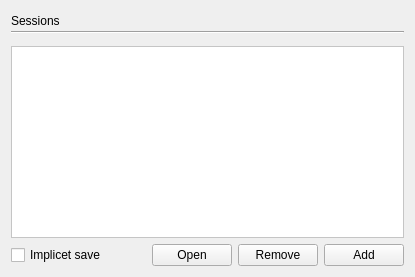
     <widget class="QWidget" name="tab_8">
      <attribute name="title">
       <string>Sessions</string>
      </attribute>
      <layout class="QGridLayout" name="gridLayout_11">
       <item row="0" column="0">
        <layout class="QVBoxLayout" name="verticalLayout_15">
         <item>
          <layout class="QVBoxLayout" name="verticalLayout_16">
           <property name="spacing">
            <number>0</number>
           </property>
           <property name="bottomMargin">
            <number>6</number>
           </property>
           <item>
            <layout class="QHBoxLayout" name="horizontalLayout_17">
             <property name="spacing">
              <number>0</number>
             </property>
             <item>
              <widget class="QLabel" name="label_9">
               <property name="text">
                <string>Sessions</string>
               </property>
              </widget>
             </item>
             <item>
              <spacer name="horizontalSpacer_13">
               <property name="orientation">
                <enum>Qt::Horizontal</enum>
               </property>
               <property name="sizeHint" stdset="0">
                <size>
                 <width>40</width>
                 <height>20</height>
                </size>
               </property>
              </spacer>
             </item>
            </layout>
           </item>
           <item>
            <widget class="Line" name="line_8">
             <property name="sizePolicy">
              <sizepolicy hsizetype="Expanding" vsizetype="Fixed">
               <horstretch>0</horstretch>
               <verstretch>0</verstretch>
              </sizepolicy>
             </property>
             <property name="minimumSize">
              <size>
               <width>40</width>
               <height>0</height>
              </size>
             </property>
             <property name="maximumSize">
              <size>
               <width>600</width>
               <height>16777215</height>
              </size>
             </property>
             <property name="orientation">
              <enum>Qt::Horizontal</enum>
             </property>
            </widget>
           </item>
          </layout>
         </item>
         <item>
          <widget class="QListWidget" name="listWidgetSessions">
           <property name="styleSheet">
            <string notr="true">background-color: rgb(255, 255, 255);
alternate-background-color: rgb(207, 207, 207);</string>
           </property>
           <property name="alternatingRowColors">
            <bool>true</bool>
           </property>
           <property name="sortingEnabled">
            <bool>true</bool>
           </property>
          </widget>
         </item>
         <item>
          <layout class="QHBoxLayout" name="horizontalLayout_18">
           <item>
            <widget class="QCheckBox" name="checkBoxSessionAutoSave">
             <property name="text">
              <string>Implicet save</string>
             </property>
            </widget>
           </item>
           <item>
            <spacer name="horizontalSpacer_14">
             <property name="orientation">
              <enum>Qt::Horizontal</enum>
             </property>
             <property name="sizeHint" stdset="0">
              <size>
               <width>40</width>
               <height>20</height>
              </size>
             </property>
            </spacer>
           </item>
           <item>
            <widget class="QPushButton" name="pushButtonSessionsOpen">
             <property name="text">
              <string>Open</string>
             </property>
            </widget>
           </item>
           <item>
            <widget class="QPushButton" name="pushButtonSessionsRemove">
             <property name="text">
              <string>Remove</string>
             </property>
            </widget>
           </item>
           <item>
            <widget class="QPushButton" name="pushButtonSessionsAdd">
             <property name="text">
              <string>Add</string>
             </property>
            </widget>
           </item>
          </layout>
         </item>
        </layout>
       </item>
      </layout>
     </widget>
